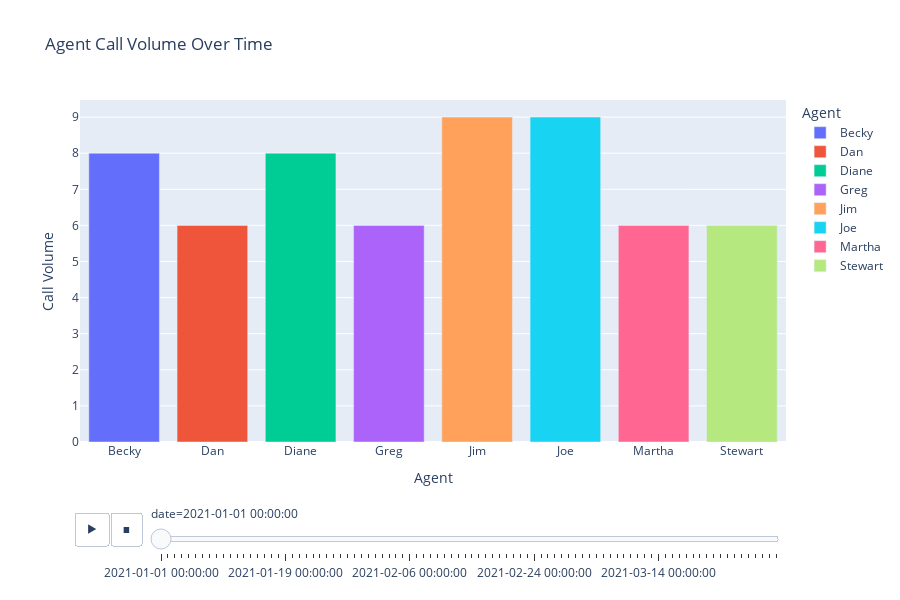

Source (notebook cell):
### Markdown cell above
Refs: 

https://plotly.com/python/animations/

### Code cell
# Group by date and agent to get the call volume
call_volume_data = df.groupby(['date', 'agent'])['agent'].size().reset_index(name='call_volume')

# Create the bar chart
fig = px.bar(
    call_volume_data,
    x='agent',
    y='call_volume',
    animation_frame='date',
    title="Agent Call Volume Over Time",
    labels={'agent': 'Agent', 'call_volume': 'Call Volume'},
    color='agent',
)

# Customize the layout
fig.update_layout(
    width=900,
    height=600,
)

# Display the animated bar chart
fig.show()

### Figure 1 — Plotly figure (JSON) as saved in the notebook; plotly's stock layout.template omitted (floating-point values rounded to 4 significant figures)
{"data": [{"alignmentgroup": "True", "hovertemplate": "Agent=%{x}<br>date=2021-01-01 00:00:00<br>Call Volume=%{y}<extra></extra>", "legendgroup": "Becky", "marker": {"color": "#636efa", "pattern": {"shape": ""}}, "name": "Becky", "offsetgroup": "Becky", "orientation": "v", "showlegend": true, "textposition": "auto", "type": "bar", "x": ["Becky"], "xaxis": "x", "y": [8], "yaxis": "y"}, {"alignmentgroup": "True", "hovertemplate": "Agent=%{x}<br>date=2021-01-01 00:00:00<br>Call Volume=%{y}<extra></extra>", "legendgroup": "Dan", "marker": {"color": "#EF553B", "pattern": {"shape": ""}}, "name": "Dan", "offsetgroup": "Dan", "orientation": "v", "showlegend": true, "textposition": "auto", "type": "bar", "x": ["Dan"], "xaxis": "x", "y": [6], "yaxis": "y"}, {"alignmentgroup": "True", "hovertemplate": "Agent=%{x}<br>date=2021-01-01 00:00:00<br>Call Volume=%{y}<extra></extra>", "legendgroup": "Diane", "marker": {"color": "#00cc96", "pattern": {"shape": ""}}, "name": "Diane", "offsetgroup": "Diane", "orientation": "v", "showlegend": true, "textposition": "auto", "type": "bar", "x": ["Diane"], "xaxis": "x", "y": [8], "yaxis": "y"}, {"alignmentgroup": "True", "hovertemplate": "Agent=%{x}<br>date=2021-01-01 00:00:00<br>Call Volume=%{y}<extra></extra>", "legendgroup": "Greg", "marker": {"color": "#ab63fa", "pattern": {"shape": ""}}, "name": "Greg", "offsetgroup": "Greg", "orientation": "v", "showlegend": true, "textposition": "auto", "type": "bar", "x": ["Greg"], "xaxis": "x", "y": [6], "yaxis": "y"}, {"alignmentgroup": "True", "hovertemplate": "Agent=%{x}<br>date=2021-01-01 00:00:00<br>Call Volume=%{y}<extra></extra>", "legendgroup": "Jim", "marker": {"color": "#FFA15A", "pattern": {"shape": ""}}, "name": "Jim", "offsetgroup": "Jim", "orientation": "v", "showlegend": true, "textposition": "auto", "type": "bar", "x": ["Jim"], "xaxis": "x", "y": [9], "yaxis": "y"}, {"alignmentgroup": "True", "hovertemplate": "Agent=%{x}<br>date=2021-01-01 00:00:00<br>Call Volume=%{y}<extra></extra>", "legendgroup": "Joe", "marker": {"color": "#19d3f3", "pattern": {"shape": ""}}, "name": "Joe", "offsetgroup": "Joe", "orientation": "v", "showlegend": true, "textposition": "auto", "type": "bar", "x": ["Joe"], "xaxis": "x", "y": [9], "yaxis": "y"}, {"alignmentgroup": "True", "hovertemplate": "Agent=%{x}<br>date=2021-01-01 00:00:00<br>Call Volume=%{y}<extra></extra>", "legendgroup": "Martha", "marker": {"color": "#FF6692", "pattern": {"shape": ""}}, "name": "Martha", "offsetgroup": "Martha", "orientation": "v", "showlegend": true, "textposition": "auto", "type": "bar", "x": ["Martha"], "xaxis": "x", "y": [6], "yaxis": "y"}, {"alignmentgroup": "True", "hovertemplate": "Agent=%{x}<br>date=2021-01-01 00:00:00<br>Call Volume=%{y}<extra></extra>", "legendgroup": "Stewart", "marker": {"color": "#B6E880", "pattern": {"shape": ""}}, "name": "Stewart", "offsetgroup": "Stewart", "orientation": "v", "showlegend": true, "textposition": "auto", "type": "bar", "x": ["Stewart"], "xaxis": "x", "y": [6], "yaxis": "y"}], "layout": {"barmode": "relative", "height": 600, "legend": {"title": {"text": "Agent"}, "tracegroupgap": 0}, "sliders": [{"active": 0, "currentvalue": {"prefix": "date="}, "len": 0.9, "pad": {"b": 10, "t": 60}, "steps": [{"args": [["2021-01-01 00:00:00"], {"frame": {"duration": 0, "redraw": true}, "fromcurrent": true, "mode": "immediate", "transition": {"duration": 0, "easing": "linear"}}], "label": "2021-01-01 00:00:00", "method": "animate"}, {"args": [["2021-01-02 00:00:00"], {"frame": {"duration": 0, "redraw": true}, "fromcurrent": true, "mode": "immediate", "transition": {"duration": 0, "easing": "linear"}}], "label": "2021-01-02 00:00:00", "method": "animate"}, {"args": [["2021-01-03 00:00:00"], {"frame": {"duration": 0, "redraw": true}, "fromcurrent": true, "mode": "immediate", "transition": {"duration": 0, "easing": "linear"}}], "label": "2021-01-03 00:00:00", "method": "animate"}, {"args": [["2021-01-04 00:00:00"], {"frame": {"duration": 0, "redraw": true}, "fromcurrent": true, "mode": "immediate", "transition": {"duration": 0, "easing": "linear"}}], "label": "2021-01-04 00:00:00", "method": "animate"}, {"args": [["2021-01-05 00:00:00"], {"frame": {"duration": 0, "redraw": true}, "fromcurrent": true, "mode": "immediate", "transition": {"duration": 0, "easing": "linear"}}], "label": "2021-01-05 00:00:00", "method": "animate"}, {"args": [["2021-01-06 00:00:00"], {"frame": {"duration": 0, "redraw": true}, "fromcurrent": true, "mode": "immediate", "transition": {"duration": 0, "easing": "linear"}}], "label": "2021-01-06 00:00:00", "method": "animate"}, {"args": [["2021-01-07 00:00:00"], {"frame": {"duration": 0, "redraw": true}, "fromcurrent": true, "mode": "immediate", "transition": {"duration": 0, "easing": "linear"}}], "label": "2021-01-07 00:00:00", "method": "animate"}, {"args": [["2021-01-08 00:00:00"], {"frame": {"duration": 0, "redraw": true}, "fromcurrent": true, "mode": "immediate", "transition": {"duration": 0, "easing": "linear"}}], "label": "2021-01-08 00:00:00", "method": "animate"}, {"args": [["2021-01-09 00:00:00"], {"frame": {"duration": 0, "redraw": true}, "fromcurrent": true, "mode": "immediate", "transition": {"duration": 0, "easing": "linear"}}], "label": "2021-01-09 00:00:00", "method": "animate"}, {"args": [["2021-01-10 00:00:00"], {"frame": {"duration": 0, "redraw": true}, "fromcurrent": true, "mode": "immediate", "transition": {"duration": 0, "easing": "linear"}}], "label": "2021-01-10 00:00:00", "method": "animate"}, {"args": [["2021-01-11 00:00:00"], {"frame": {"duration": 0, "redraw": true}, "fromcurrent": true, "mode": "immediate", "transition": {"duration": 0, "easing": "linear"}}], "label": "2021-01-11 00:00:00", "method": "animate"}, {"args": [["2021-01-12 00:00:00"], {"frame": {"duration": 0, "redraw": true}, "fromcurrent": true, "mode": "immediate", "transition": {"duration": 0, "easing": "linear"}}], "label": "2021-01-12 00:00:00", "method": "animate"}, {"args": [["2021-01-13 00:00:00"], {"frame": {"duration": 0, "redraw": true}, "fromcurrent": true, "mode": "immediate", "transition": {"duration": 0, "easing": "linear"}}], "label": "2021-01-13 00:00:00", "method": "animate"}, {"args": [["2021-01-14 00:00:00"], {"frame": {"duration": 0, "redraw": true}, "fromcurrent": true, "mode": "immediate", "transition": {"duration": 0, "easing": "linear"}}], "label": "2021-01-14 00:00:00", "method": "animate"}, {"args": [["2021-01-15 00:00:00"], {"frame": {"duration": 0, "redraw": true}, "fromcurrent": true, "mode": "immediate", "transition": {"duration": 0, "easing": "linear"}}], "label": "2021-01-15 00:00:00", "method": "animate"}, {"args": [["2021-01-16 00:00:00"], {"frame": {"duration": 0, "redraw": true}, "fromcurrent": true, "mode": "immediate", "transition": {"duration": 0, "easing": "linear"}}], "label": "2021-01-16 00:00:00", "method": "animate"}, {"args": [["2021-01-17 00:00:00"], {"frame": {"duration": 0, "redraw": true}, "fromcurrent": true, "mode": "immediate", "transition": {"duration": 0, "easing": "linear"}}], "label": "2021-01-17 00:00:00", "method": "animate"}, {"args": [["2021-01-18 00:00:00"], {"frame": {"duration": 0, "redraw": true}, "fromcurrent": true, "mode": "immediate", "transition": {"duration": 0, "easing": "linear"}}], "label": "2021-01-18 00:00:00", "method": "animate"}, {"args": [["2021-01-19 00:00:00"], {"frame": {"duration": 0, "redraw": true}, "fromcurrent": true, "mode": "immediate", "transition": {"duration": 0, "easing": "linear"}}], "label": "2021-01-19 00:00:00", "method": "animate"}, {"args": [["2021-01-20 00:00:00"], {"frame": {"duration": 0, "redraw": true}, "fromcurrent": true, "mode": "immediate", "transition": {"duration": 0, "easing": "linear"}}], "label": "2021-01-20 00:00:00", "method": "animate"}, {"args": [["2021-01-21 00:00:00"], {"frame": {"duration": 0, "redraw": true}, "fromcurrent": true, "mode": "immediate", "transition": {"duration": 0, "easing": "linear"}}], "label": "2021-01-21 00:00:00", "method": "animate"}, {"args": [["2021-01-22 00:00:00"], {"frame": {"duration": 0, "redraw": true}, "fromcurrent": true, "mode": "immediate", "transition": {"duration": 0, "easing": "linear"}}], "label": "2021-01-22 00:00:00", "method": "animate"}, {"args": [["2021-01-23 00:00:00"], {"frame": {"duration": 0, "redraw": true}, "fromcurrent": true, "mode": "immediate", "transition": {"duration": 0, "easing": "linear"}}], "label": "2021-01-23 00:00:00", "method": "animate"}, {"args": [["2021-01-24 00:00:00"], {"frame": {"duration": 0, "redraw": true}, "fromcurrent": true, "mode": "immediate", "transition": {"duration": 0, "easing": "linear"}}], "label": "2021-01-24 00:00:00", "method": "animate"}, {"args": [["2021-01-25 00:00:00"], {"frame": {"duration": 0, "redraw": true}, "fromcurrent": true, "mode": "immediate", "transition": {"duration": 0, "easing": "linear"}}], "label": "2021-01-25 00:00:00", "method": "animate"}, {"args": [["2021-01-26 00:00:00"], {"frame": {"duration": 0, "redraw": true}, "fromcurrent": true, "mode": "immediate", "transition": {"duration": 0, "easing": "linear"}}], "label": "2021-01-26 00:00:00", "method": "animate"}, {"args": [["2021-01-27 00:00:00"], {"frame": {"duration": 0, "redraw": true}, "fromcurrent": true, "mode": "immediate", "transition": {"duration": 0, "easing": "linear"}}], "label": "2021-01-27 00:00:00", "method": "animate"}, {"args": [["2021-01-28 00:00:00"], {"frame": {"duration": 0, "redraw": true}, "fromcurrent": true, "mode": "immediate", "transition": {"duration": 0, "easing": "linear"}}], "label": "2021-01-28 00:00:00", "method": "animate"}, {"args": [["2021-01-29 00:00:00"], {"frame": {"duration": 0, "redraw": true}, "fromcurrent": true, "mode": "immediate", "transition": {"duration": 0, "easing": "linear"}}], "label": "2021-01-29 00:00:00", "method": "animate"}, {"args": [["2021-01-30 00:00:00"], {"frame": {"duration": 0, "redraw": true}, "fromcurrent": true, "mode": "immediate", "transition": {"duration": 0, "easing": "linear"}}], "label": "2021-01-30 00:00:00", "method": "animate"}, {"args": [["2021-01-31 00:00:00"], {"frame": {"duration": 0, "redraw": true}, "fromcurrent": true, "mode": "immediate", "transition": {"duration": 0, "easing": "linear"}}], "label": "2021-01-31 00:00:00", "method": "animate"}, {"args": [["2021-02-01 00:00:00"], {"frame": {"duration": 0, "redraw": true}, "fromcurrent": true, "mode": "immediate", "transition": {"duration": 0, "easing": "linear"}}], "label": "2021-02-01 00:00:00", "method": "animate"}, {"args": [["2021-02-02 00:00:00"], {"frame": {"duration": 0, "redraw": true}, "fromcurrent": true, "mode": "immediate", "transition": {"duration": 0, "easing": "linear"}}], "label": "2021-02-02 00:00:00", "method": "animate"}, {"args": [["2021-02-03 00:00:00"], {"frame": {"duration": 0, "redraw": true}, "fromcurrent": true, "mode": "immediate", "transition": {"duration": 0, "easing": "linear"}}], "label": "2021-02-03 00:00:00", "method": "animate"}, {"args": [["2021-02-04 00:00:00"], {"frame": {"duration": 0, "redraw": true}, "fromcurrent": true, "mode": "immediate", "transition": {"duration": 0, "easing": "linear"}}], "label": "2021-02-04 00:00:00", "method": "animate"}, {"args": [["2021-02-05 00:00:00"], {"frame": {"duration": 0, "redraw": true}, "fromcurrent": true, "mode": "immediate", "transition": {"duration": 0, "easing": "linear"}}], "label": "2021-02-05 00:00:00", "method": "animate"}, {"args": [["2021-02-06 00:00:00"], {"frame": {"duration": 0, "redraw": true}, "fromcurrent": true, "mode": "immediate", "transition": {"duration": 0, "easing": "linear"}}], "label": "2021-02-06 00:00:00", "method": "animate"}, {"args": [["2021-02-07 00:00:00"], {"frame": {"duration": 0, "redraw": true}, "fromcurrent": true, "mode": "immediate", "transition": {"duration": 0, "easing": "linear"}}], "label": "2021-02-07 00:00:00", "method": "animate"}, {"args": [["2021-02-08 00:00:00"], {"frame": {"duration": 0, "redraw": true}, "fromcurrent": true, "mode": "immediate", "transition": {"duration": 0, "easing": "linear"}}], "label": "2021-02-08 00:00:00", "method": "animate"}, {"args": [["2021-02-09 00:00:00"], {"frame": {"duration": 0, "redraw": true}, "fromcurrent": true, "mode": "immediate", "transition": {"duration": 0, "easing": "linear"}}], "label": "2021-02-09 00:00:00", "method": "animate"}, {"args": [["2021-02-10 00:00:00"], {"frame": {"duration": 0, "redraw": true}, "fromcurrent": true, "mode": "immediate", "transition": {"duration": 0, "easing": "linear"}}], "label": "2021-02-10 00:00:00", "method": "animate"}, {"args": [["2021-02-11 00:00:00"], {"frame": {"duration": 0, "redraw": true}, "fromcurrent": true, "mode": "immediate", "transition": {"duration": 0, "easing": "linear"}}], "label": "2021-02-11 00:00:00", "method": "animate"}, {"args": [["2021-02-12 00:00:00"], {"frame": {"duration": 0, "redraw": true}, "fromcurrent": true, "mode": "immediate", "transition": {"duration": 0, "easing": "linear"}}], "label": "2021-02-12 00:00:00", "method": "animate"}, {"args": [["2021-02-13 00:00:00"], {"frame": {"duration": 0, "redraw": true}, "fromcurrent": true, "mode": "immediate", "transition": {"duration": 0, "easing": "linear"}}], "label": "2021-02-13 00:00:00", "method": "animate"}, {"args": [["2021-02-14 00:00:00"], {"frame": {"duration": 0, "redraw": true}, "fromcurrent": true, "mode": "immediate", "transition": {"duration": 0, "easing": "linear"}}], "label": "2021-02-14 00:00:00", "method": "animate"}, {"args": [["2021-02-15 00:00:00"], {"frame": {"duration": 0, "redraw": true}, "fromcurrent": true, "mode": "immediate", "transition": {"duration": 0, "easing": "linear"}}], "label": "2021-02-15 00:00:00", "method": "animate"}, {"args": [["2021-02-16 00:00:00"], {"frame": {"duration": 0, "redraw": true}, "fromcurrent": true, "mode": "immediate", "transition": {"duration": 0, "easing": "linear"}}], "label": "2021-02-16 00:00:00", "method": "animate"}, {"args": [["2021-02-17 00:00:00"], {"frame": {"duration": 0, "redraw": true}, "fromcurrent": true, "mode": "immediate", "transition": {"duration": 0, "easing": "linear"}}], "label": "2021-02-17 00:00:00", "method": "animate"}, {"args": [["2021-02-18 00:00:00"], {"frame": {"duration": 0, "redraw": true}, "fromcurrent": true, "mode": "immediate", "transition": {"duration": 0, "easing": "linear"}}], "label": "2021-02-18 00:00:00", "method": "animate"}, {"args": [["2021-02-19 00:00:00"], {"frame": {"duration": 0, "redraw": true}, "fromcurrent": true, "mode": "immediate", "transition": {"duration": 0, "easing": "linear"}}], "label": "2021-02-19 00:00:00", "method": "animate"}, {"args": [["2021-02-20 00:00:00"], {"frame": {"duration": 0, "redraw": true}, "fromcurrent": true, "mode": "immediate", "transition": {"duration": 0, "easing": "linear"}}], "label": "2021-02-20 00:00:00", "method": "animate"}, {"args": [["2021-02-21 00:00:00"], {"frame": {"duration": 0, "redraw": true}, "fromcurrent": true, "mode": "immediate", "transition": {"duration": 0, "easing": "linear"}}], "label": "2021-02-21 00:00:00", "method": "animate"}, {"args": [["2021-02-22 00:00:00"], {"frame": {"duration": 0, "redraw": true}, "fromcurrent": true, "mode": "immediate", "transition": {"duration": 0, "easing": "linear"}}], "label": "2021-02-22 00:00:00", "method": "animate"}, {"args": [["2021-02-23 00:00:00"], {"frame": {"duration": 0, "redraw": true}, "fromcurrent": true, "mode": "immediate", "transition": {"duration": 0, "easing": "linear"}}], "label": "2021-02-23 00:00:00", "method": "animate"}, {"args": [["2021-02-24 00:00:00"], {"frame": {"duration": 0, "redraw": true}, "fromcurrent": true, "mode": "immediate", "transition": {"duration": 0, "easing": "linear"}}], "label": "2021-02-24 00:00:00", "method": "animate"}, {"args": [["2021-02-25 00:00:00"], {"frame": {"duration": 0, "redraw": true}, "fromcurrent": true, "mode": "immediate", "transition": {"duration": 0, "easing": "linear"}}], "label": "2021-02-25 00:00:00", "method": "animate"}, {"args": [["2021-02-26 00:00:00"], {"frame": {"duration": 0, "redraw": true}, "fromcurrent": true, "mode": "immediate", "transition": {"duration": 0, "easing": "linear"}}], "label": "2021-02-26 00:00:00", "method": "animate"}, {"args": [["2021-02-27 00:00:00"], {"frame": {"duration": 0, "redraw": true}, "fromcurrent": true, "mode": "immediate", "transition": {"duration": 0, "easing": "linear"}}], "label": "2021-02-27 00:00:00", "method": "animate"}, {"args": [["2021-02-28 00:00:00"], {"frame": {"duration": 0, "redraw": true}, "fromcurrent": true, "mode": "immediate", "transition": {"duration": 0, "easing": "linear"}}], "label": "2021-02-28 00:00:00", "method": "animate"}, {"args": [["2021-03-01 00:00:00"], {"frame": {"duration": 0, "redraw": true}, "fromcurrent": true, "mode": "immediate", "transition": {"duration": 0, "easing": "linear"}}], "label": "2021-03-01 00:00:00", "method": "animate"}, {"args": [["2021-03-02 00:00:00"], {"frame": {"duration": 0, "redraw": true}, "fromcurrent": true, "mode": "immediate", "transition": {"duration": 0, "easing": "linear"}}], "label": "2021-03-02 00:00:00", "method": "animate"}, {"args": [["2021-03-03 00:00:00"], {"frame": {"duration": 0, "redraw": true}, "fromcurrent": true, "mode": "immediate", "transition": {"duration": 0, "easing": "linear"}}], "label": "2021-03-03 00:00:00", "method": "animate"}, {"args": [["2021-03-04 00:00:00"], {"frame": {"duration": 0, "redraw": true}, "fromcurrent": true, "mode": "immediate", "transition": {"duration": 0, "easing": "linear"}}], "label": "2021-03-04 00:00:00", "method": "animate"}, {"args": [["2021-03-05 00:00:00"], {"frame": {"duration": 0, "redraw": true}, "fromcurrent": true, "mode": "immediate", "transition": {"duration": 0, "easing": "linear"}}], "label": "2021-03-05 00:00:00", "method": "animate"}, {"args": [["2021-03-06 00:00:00"], {"frame": {"duration": 0, "redraw": true}, "fromcurrent": true, "mode": "immediate", "transition": {"duration": 0, "easing": "linear"}}], "label": "2021-03-06 00:00:00", "method": "animate"}, {"args": [["2021-03-07 00:00:00"], {"frame": {"duration": 0, "redraw": true}, "fromcurrent": true, "mode": "immediate", "transition": {"duration": 0, "easing": "linear"}}], "label": "2021-03-07 00:00:00", "method": "animate"}, {"args": [["2021-03-08 00:00:00"], {"frame": {"duration": 0, "redraw": true}, "fromcurrent": true, "mode": "immediate", "transition": {"duration": 0, "easing": "linear"}}], "label": "2021-03-08 00:00:00", "method": "animate"}, {"args": [["2021-03-09 00:00:00"], {"frame": {"duration": 0, "redraw": true}, "fromcurrent": true, "mode": "immediate", "transition": {"duration": 0, "easing": "linear"}}], "label": "2021-03-09 00:00:00", "method": "animate"}, {"args": [["2021-03-10 00:00:00"], {"frame": {"duration": 0, "redraw": true}, "fromcurrent": true, "mode": "immediate", "transition": {"duration": 0, "easing": "linear"}}], "label": "2021-03-10 00:00:00", "method": "animate"}, {"args": [["2021-03-11 00:00:00"], {"frame": {"duration": 0, "redraw": true}, "fromcurrent": true, "mode": "immediate", "transition": {"duration": 0, "easing": "linear"}}], "label": "2021-03-11 00:00:00", "method": "animate"}, {"args": [["2021-03-12 00:00:00"], {"frame": {"duration": 0, "redraw": true}, "fromcurrent": true, "mode": "immediate", "transition": {"duration": 0, "easing": "linear"}}], "label": "2021-03-12 00:00:00", "method": "animate"}, {"args": [["2021-03-13 00:00:00"], {"frame": {"duration": 0, "redraw": true}, "fromcurrent": true, "mode": "immediate", "transition": {"duration": 0, "easing": "linear"}}], "label": "2021-03-13 00:00:00", "method": "animate"}, {"args": [["2021-03-14 00:00:00"], {"frame": {"duration": 0, "redraw": true}, "fromcurrent": true, "mode": "immediate", "transition": {"duration": 0, "easing": "linear"}}], "label": "2021-03-14 00:00:00", "method": "animate"}, {"args": [["2021-03-15 00:00:00"], {"frame": {"duration": 0, "redraw": true}, "fromcurrent": true, "mode": "immediate", "transition": {"duration": 0, "easing": "linear"}}], "label": "2021-03-15 00:00:00", "method": "animate"}, {"args": [["2021-03-16 00:00:00"], {"frame": {"duration": 0, "redraw": true}, "fromcurrent": true, "mode": "immediate", "transition": {"duration": 0, "easing": "linear"}}], "label": "2021-03-16 00:00:00", "method": "animate"}, {"args": [["2021-03-17 00:00:00"], {"frame": {"duration": 0, "redraw": true}, "fromcurrent": true, "mode": "immediate", "transition": {"duration": 0, "easing": "linear"}}], "label": "2021-03-17 00:00:00", "method": "animate"}, {"args": [["2021-03-18 00:00:00"], {"frame": {"duration": 0, "redraw": true}, "fromcurrent": true, "mode": "immediate", "transition": {"duration": 0, "easing": "linear"}}], "label": "2021-03-18 00:00:00", "method": "animate"}, {"args": [["2021-03-19 00:00:00"], {"frame": {"duration": 0, "redraw": true}, "fromcurrent": true, "mode": "immediate", "transition": {"duration": 0, "easing": "linear"}}], "label": "2021-03-19 00:00:00", "method": "animate"}, {"args": [["2021-03-20 00:00:00"], {"frame": {"duration": 0, "redraw": true}, "fromcurrent": true, "mode": "immediate", "transition": {"duration": 0, "easing": "linear"}}], "label": "2021-03-20 00:00:00", "method": "animate"}, {"args": [["2021-03-21 00:00:00"], {"frame": {"duration": 0, "redraw": true}, "fromcurrent": true, "mode": "immediate", "transition": {"duration": 0, "easing": "linear"}}], "label": "2021-03-21 00:00:00", "method": "animate"}, {"args": [["2021-03-22 00:00:00"], {"frame": {"duration": 0, "redraw": true}, "fromcurrent": true, "mode": "immediate", "transition": {"duration": 0, "easing": "linear"}}], "label": "2021-03-22 00:00:00", "method": "animate"}, {"args": [["2021-03-23 00:00:00"], {"frame": {"duration": 0, "redraw": true}, "fromcurrent": true, "mode": "immediate", "transition": {"duration": 0, "easing": "linear"}}], "label": "2021-03-23 00:00:00", "method": "animate"}, {"args": [["2021-03-24 00:00:00"], {"frame": {"duration": 0, "redraw": true}, "fromcurrent": true, "mode": "immediate", "transition": {"duration": 0, "easing": "linear"}}], "label": "2021-03-24 00:00:00", "method": "animate"}, {"args": [["2021-03-25 00:00:00"], {"frame": {"duration": 0, "redraw": true}, "fromcurrent": true, "mode": "immediate", "transition": {"duration": 0, "easing": "linear"}}], "label": "2021-03-25 00:00:00", "method": "animate"}, {"args": [["2021-03-26 00:00:00"], {"frame": {"duration": 0, "redraw": true}, "fromcurrent": true, "mode": "immediate", "transition": {"duration": 0, "easing": "linear"}}], "label": "2021-03-26 00:00:00", "method": "animate"}, {"args": [["2021-03-27 00:00:00"], {"frame": {"duration": 0, "redraw": true}, "fromcurrent": true, "mode": "immediate", "transition": {"duration": 0, "easing": "linear"}}], "label": "2021-03-27 00:00:00", "method": "animate"}, {"args": [["2021-03-28 00:00:00"], {"frame": {"duration": 0, "redraw": true}, "fromcurrent": true, "mode": "immediate", "transition": {"duration": 0, "easing": "linear"}}], "label": "2021-03-28 00:00:00", "method": "animate"}, {"args": [["2021-03-29 00:00:00"], {"frame": {"duration": 0, "redraw": true}, "fromcurrent": true, "mode": "immediate", "transition": {"duration": 0, "easing": "linear"}}], "label": "2021-03-29 00:00:00", "method": "animate"}, {"args": [["2021-03-30 00:00:00"], {"frame": {"duration": 0, "redraw": true}, "fromcurrent": true, "mode": "immediate", "transition": {"duration": 0, "easing": "linear"}}], "label": "2021-03-30 00:00:00", "method": "animate"}, {"args": [["2021-03-31 00:00:00"], {"frame": {"duration": 0, "redraw": true}, "fromcurrent": true, "mode": "immediate", "transition": {"duration": 0, "easing": "linear"}}], "label": "2021-03-31 00:00:00", "method": "animate"}], "x": 0.1, "xanchor": "left", "y": 0, "yanchor": "top"}], "title": {"text": "Agent Call Volume Over Time"}, "updatemenus": [{"buttons": [{"args": [null, {"frame": {"duration": 500, "redraw": true}, "fromcurrent": true, "mode": "immediate", "transition": {"duration": 500, "easing": "linear"}}], "label": "&#9654;", "method": "animate"}, {"args": [[null], {"frame": {"duration": 0, "redraw": true}, "fromcurrent": true, "mode": "immediate", "transition": {"duration": 0, "easing": "linear"}}], "label": "&#9724;", "method": "animate"}], "direction": "left", "pad": {"r": 10, "t": 70}, "showactive": false, "type": "buttons", "x": 0.1, "xanchor": "right", "y": 0, "yanchor": "top"}], "width": 900, "xaxis": {"anchor": "y", "categoryarray": ["Becky", "Dan", "Diane", "Greg", "Jim", "Joe", "Martha", "Stewart"], "categoryorder": "array", "domain": [0, 1], "title": {"text": "Agent"}}, "yaxis": {"anchor": "x", "domain": [0, 1], "title": {"text": "Call Volume"}}}}
